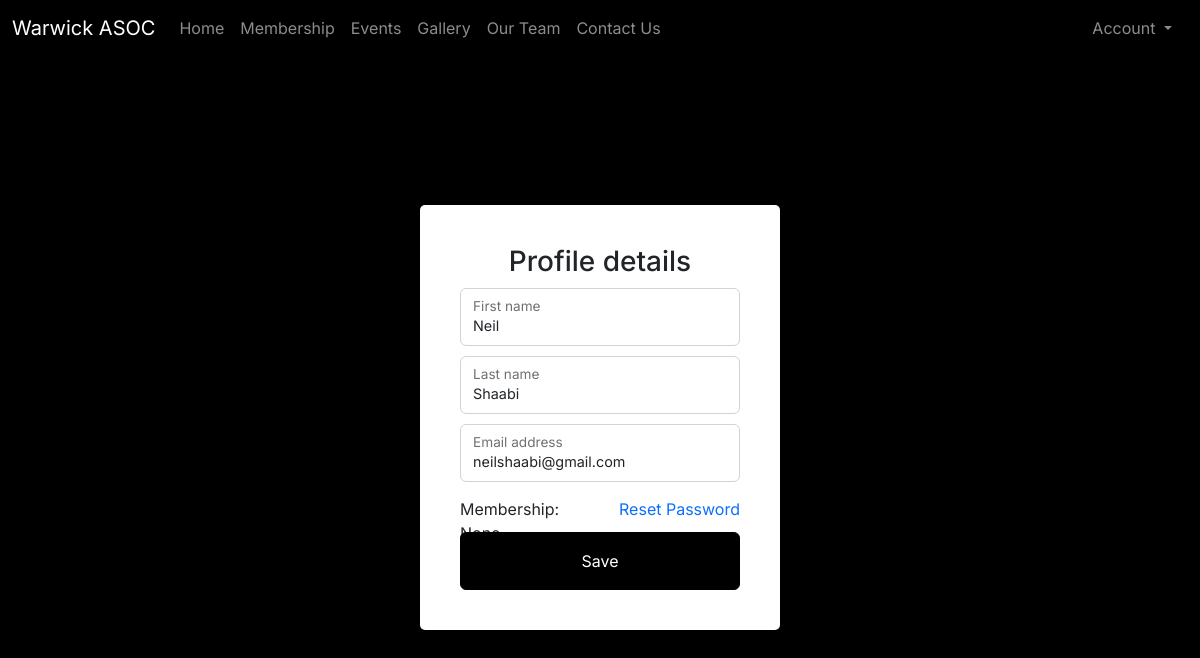
The page /profile (signed in) on the database as committed earlier.
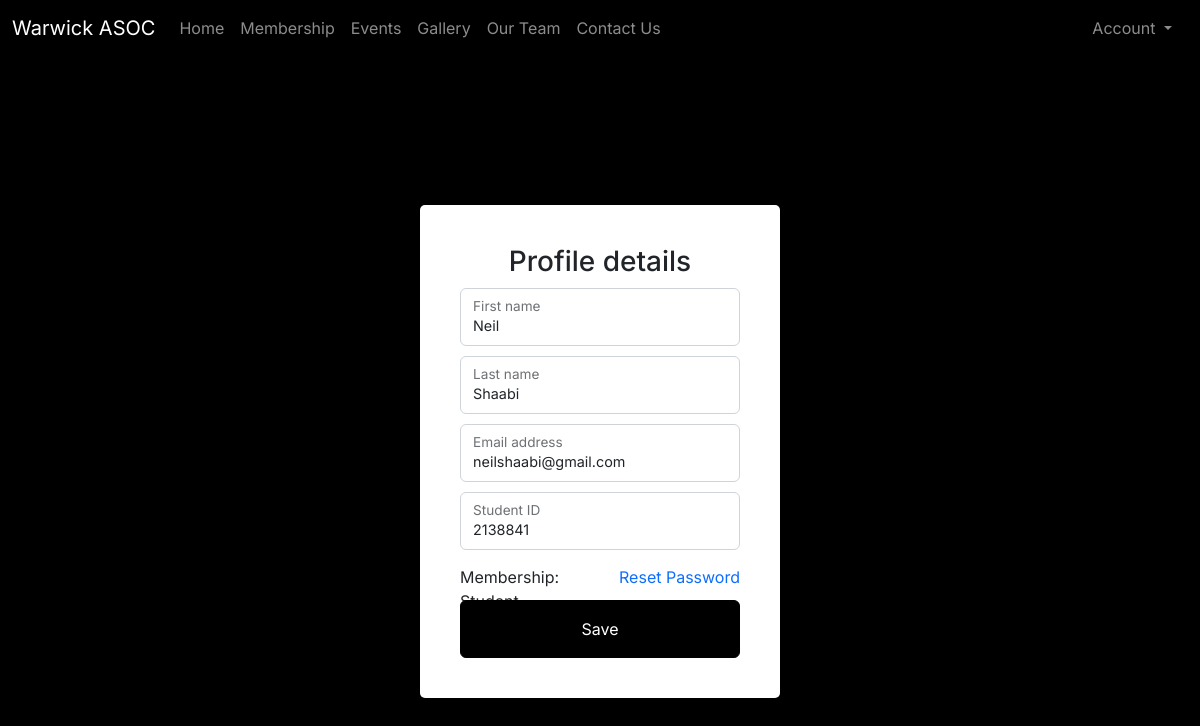
The same page on the database as committed later.
### db_schema.py (models this page shows, shortened)
class User(UserMixin, db.Model):
    __tablename__ = 'users'
    id = db.Column(db.Integer, primary_key=True)
    email = db.Column(db.Text, unique=True, nullable=False)
    password_hash = db.Column(db.Text, nullable=False)
    first_name = db.Column(db.Text)
    last_name = db.Column(db.Text)
    date_joined = db.Column(db.Date)
    membership = db.Column(db.Text)
    student_id = db.Column(db.Integer)
    verified = db.Column(db.Boolean)

### app.py (the view)
@app.route("/profile", methods=["GET", "POST"])
@login_required
def profile():
    user = User.query.filter_by(id=current_user.id).first()
    if request.method == "POST":
        first_name = escape(request.form.get("first_name"))
        last_name = escape(request.form.get("last_name"))
        email = request.form.get("email")
        student_id = request.form.get("student_id")
        if not first_name or not last_name:
            error = "Please enter your full name"
        elif not email:
            error = "Please enter your email"
        elif (user.membership == 'Student') and (not isValidID(student_id)):
            error = "Invalid student ID"
        elif (email != user.email) and (User.query.filter_by(email=email.lower()).first() is not None):
            error = "This email address is already in use"
        else:
            user.first_name = first_name
            user.last_name = last_name
            user.student_id = int(student_id)
            db.session.commit()
            if email != user.email:
                user.email = email
                user.verified = False
                db.session.commit()
                sendVerificationEmail(s, mail, user)
                flash('Email verification link sent to {}'.format(email))
                return url_for('index')
            else:
                flash('Success! Profile details updated')
                return url_for('index')
        return jsonify({'error' : error})
    else:
        return render_template("profile.html", user=user)

### app.py (called while the page is built)
@login_manager.user_loader
def load_user(user_id):
    return User.query.get(int(user_id))

### templates/profile.html (shortened to what this page needs)
{% extends "layout.html" %}
{% block main %}
    <div class="container-login">
        <h3>Profile details</h3>
        <form id="profile-form">
            <div class="form-floating">
                <input type="text" id="first_name" placeholder="First name" value="{{ user.first_name }}" class="form-control">
                <label for="first_name">First name</label>
            </div>
            <div class="form-floating">
                <input type="text" id="last_name" placeholder="Last name" value="{{ user.last_name }}" class="form-control">
                <label for="last_name">Last name</label>
            </div>
            <div class="form-floating">
                <input type="email" id="email" placeholder="Email address" value="{{ user.email }}" class="form-control">
                <label for="email">Email address</label>
            </div>
            {% if user.membership == "Student" %}
                <div class="form-floating">
                    <input type="text" id="student_id" placeholder="Student ID" value="{{ user.student_id }}" class="form-control">
                    <label for="student_id">Student ID</label>
                </div>
            {% endif %}
            <div style="display: flex; flex-direction: row; margin: 15px 0; width:100%; height: 20px;">
                <div style="display: inline; text-align: left; width: 50%; height: 100%;">
                    Membership: <span id="membership-type">{{ user.membership }}</span>
                </div>
                <div style="display: inline-block; text-align: right; width: 50%; height: 100%;">
                    <a href="/reset-password">Reset Password</a>
                </div>
            </div>
            <button type="submit" class="btn btn-dark">Save</button>
        </form>
    </div>
{% endblock %}

### templates/layout.html (shortened to what this page needs)
<!DOCTYPE html>
<html lang="en">
    <head>
        <link rel="stylesheet" href="https://cdnjs.cloudflare.com/ajax/libs/font-awesome/6.1.1/css/all.min.css">
        <link rel="stylesheet" href="{{ url_for('static', filename='css/bootstrap.min.css') }}" type="text/css">
        <link rel="stylesheet" href="{{ url_for('static', filename='css/main.css') }}" type="text/css">
    </head>
    <body>
        <nav class="navbar navbar-expand-lg navbar-dark">
            <div class="container-fluid">
                <a class="navbar-brand" href="/">Warwick ASOC</a>
                <div class="collapse navbar-collapse" id="navbarText">
                    <ul class="navbar-nav me-auto mb-2 mb-lg-0">
                        <li class="nav-item">
                            <a class="nav-link" aria-current="page" href="/">Home</a>
                        </li>
                        <li class="nav-item">
                            <a class="nav-link" href="/membership">Membership</a>
                        </li>
                        <li class="nav-item">
                            <a class="nav-link" href="#">Events</a>
                        </li>
                        <li class="nav-item">
                            <a class="nav-link" href="#">Gallery</a>
                        </li>
                        <li class="nav-item">
                            <a class="nav-link" href="#">Our Team</a>
                        </li>
                        <li class="nav-item">
                            <a class="nav-link" href="#">Contact Us</a>
                        </li>
                    </ul>
                    <ul class="navbar-nav mb-auto me-2 mb-lg-0">
                        {% if current_user.is_authenticated %}
                        <li class="nav-item dropdown">
                            <a class="nav-link dropdown-toggle" href="#" role="button" data-bs-toggle="dropdown" aria-expanded="false">
                                Account
                            </a>
                          </li>
                        {% endif %}
                    </ul>
                </div>
            </div>
        </nav>
        <main>
            {% block main %}{% endblock %}
        </main>
    </body>
</html>

### static/css/main.css (style rules this page uses)
:root { --primary-color: black; }
* { font-family: 'Inter', sans-serif; font-weight: 400; margin: 0; padding: 0; box-sizing: border-box; }
html, body { height: 100%; min-height: 100vh; width: 100vw; max-width: 100%; background: black; }
nav { width: 100%; position: absolute; top: 0; left: 0; background: black; }
main { width: 100%; min-height: calc(100vh - 56px); position: absolute; top: 56; left: 0; text-align: center; }
.form-floating { width: 100%; text-align: left; }
.form-control { font-size: 0.9rem; margin: 10px 0; }
.btn { padding: 10px 30px; }
.btn-dark { color: white; background: var(--primary-color); border: solid 1px var(--primary-color); }
.container-login { width: 30%; padding: 40px; background: white; text-align: center; position: absolute; top: 20%; left: 50%; transform: translateX(-50%); border-radius: 5px; }
.container-login .btn { width: 100%; height: calc(3.5rem + 2px); }
a { text-decoration: none; }

Rows that differ between the two databases and show on the page:
changed User "Neil": membership empty → "Student" (drawn); student_id (not shown) → "2138841"
